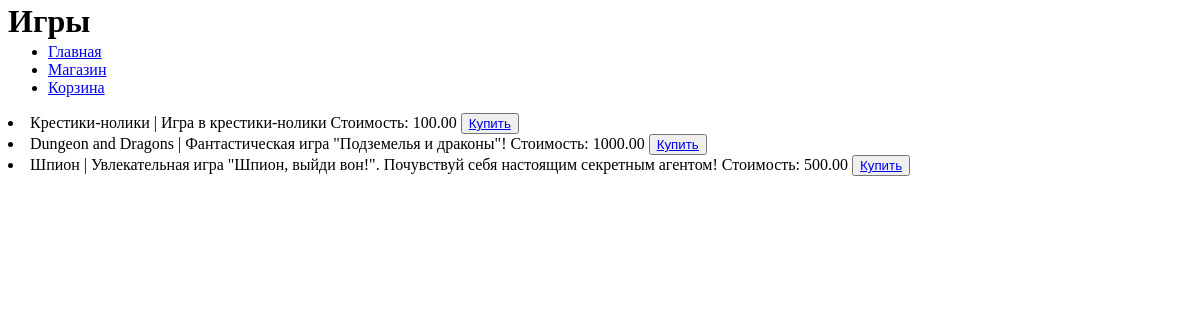
The app's page /shop/, older data.
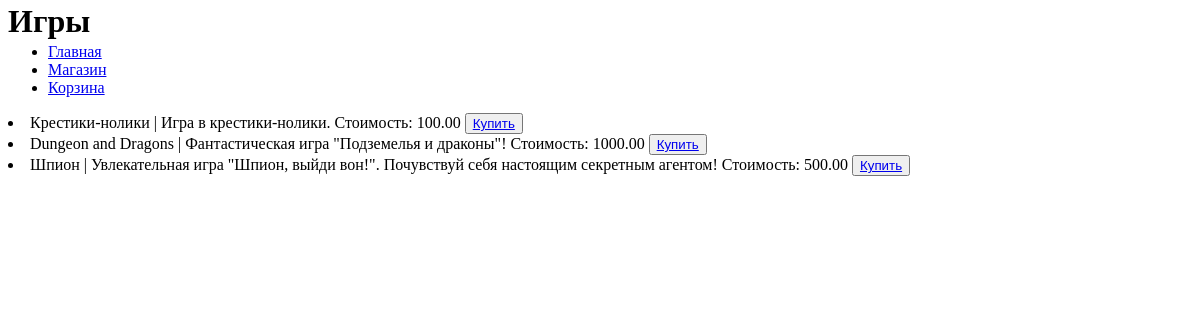
The same page, newer data.
### task1/models.py (models this page shows, shortened)
class Game(models.Model):
    title = models.CharField(max_length=100)
    cost = models.DecimalField(max_digits=10, decimal_places=2)
    size = models.DecimalField(max_digits=15, decimal_places=2)
    description = models.TextField()
    age_limited = models.BooleanField(default=False)
    buyer = models.ManyToManyField(Buyer, related_name='games')

### task1/views.py (the view)
# urls.py: path('shop/', second),
def second(request):
    games = Game.objects.all()
    context = {
        'games': games,
    }
    return render(request, 'second_page.html', context)

### templates/second_page.html (shortened to what this page needs)
{% extends "index.html" %}
{% block header %}<h1>Игры</h1>{% endblock %}
{% block content %}
    {% for game in games %}
        <li>{{ game.title }} | {{ game.description }} Стоимость: {{ game.cost }} <button><a href="#">Купить</a></button></li>
    {% endfor %}
{% endblock %}

Row changes from the older to the newer data that the page shows:
changed Game "Крестики-нолики": description "Игра в крестики-нолики" → "Игра в крестики-нолики."
